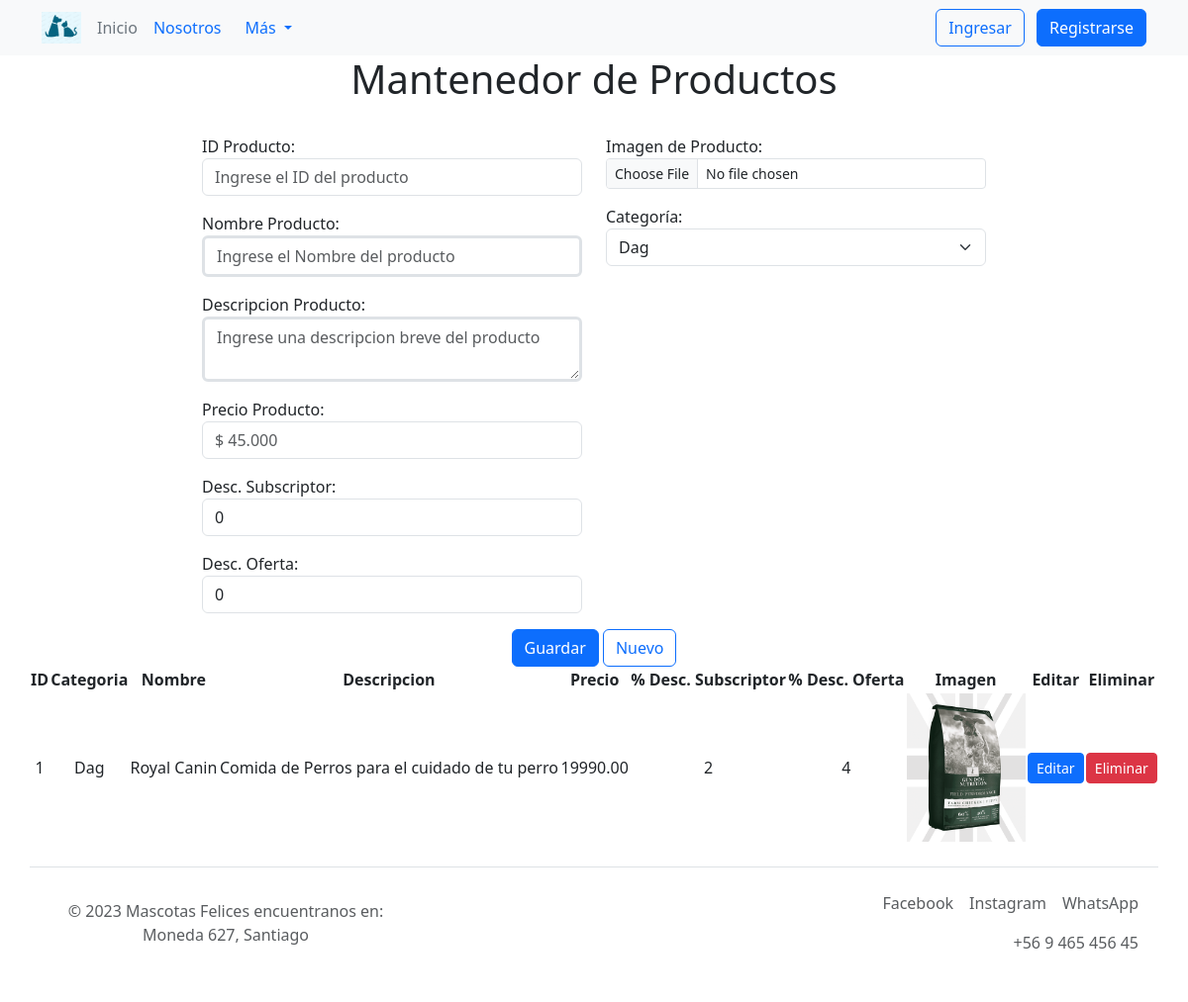
Before: /productos/ins/-1 with the older database file.
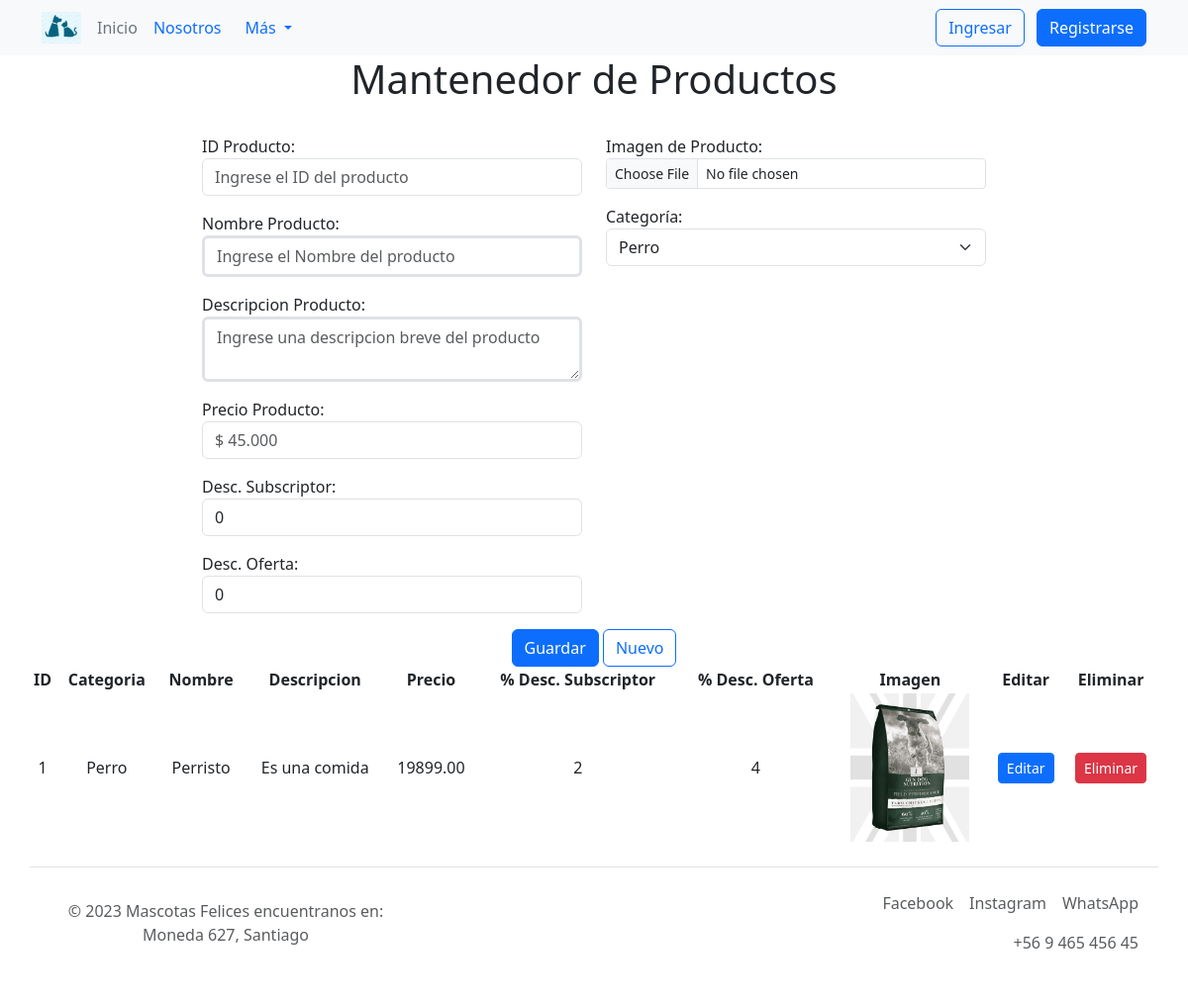
After: the same page with the newer database file.
### core/models.py (models this page shows, shortened)
class Producto(models.Model):
    idProducto = models.CharField(max_length=6, primary_key=True, verbose_name="ID Producto")
    nombreProducto = models.CharField(max_length=80, blank=False, null=False, verbose_name="Nombre Producto")
    descripcionProducto = models.CharField(max_length=80, null=True, blank=True, verbose_name="Descripcion Producto")
    precioProducto = models.DecimalField(max_digits=10, decimal_places=2, verbose_name="Precio Producto")
    descuento_subscriptor = models.IntegerField(default=0, validators=[MinValueValidator(0), MaxValueValidator(100)], verbose_name="Desc. Subscriptor")
    descuento_oferta = models.IntegerField(default=0, validators=[MinValueValidator(0), MaxValueValidator(100)], verbose_name="Desc. Oferta")
    imagenProducto = models.ImageField(upload_to="images/", default="sinfoto.jpg", null=False, blank=False, verbose_name="Imagen Producto")
    categoriaProducto = models.ForeignKey(CategoriaProducto, on_delete=models.DO_NOTHING, verbose_name="Categoria Producto")

class CategoriaProducto(models.Model):
    idCategoria = models.IntegerField(primary_key=True, verbose_name="Id de categoría")
    nombreCategoria = models.CharField(max_length=80, blank=False, null=False, verbose_name="Nombre de la categoría")
    def __str__(self):
        return self.nombreCategoria

### core/views.py (the view, shortened to what this page needs)
def productos(request, action, id):
    data = {'titulo': 'Admin. Productos',
            "mesg": "",
            "form": ProductoForm,
            "action": action,
            "id": id}
    if action == 'ins':
        if request.method == "POST":
            form = ProductoForm(request.POST, request.FILES)
            if form.is_valid:
                try:
                    form.save()
                    data["mesg"] = "¡El Producto fue creado correctamente!"
                except:
                    data["mesg"] = "¡No se pueden crear dos productos con el mismo id!"
    data["list"] = Producto.objects.all().order_by('idProducto')
    return render(request, 'core/productos.html',data)

### core/templates/core/productos.html (shortened to what this page needs)
{% extends 'core/base.html' %}
{% load static %}
{% block content %}
<h1 class="container">Mantenedor de Productos</h1>
<br><br>
{% if form %}
<form class="row g-4" method="POST" action="" enctype="multipart/form-data" id="formulario1">
  <div class="container-fluid">
    <div class="row justify-content-center">
      <div class="col-sm-12 col-md-4 col-lg-4">
        <div class="col mb-3">
          {{ form.idProducto.label_tag }}
          {{ form.idProducto }}
        </div>
        <div class="col mb-3">
          {{ form.nombreProducto.label_tag }}
          {{ form.nombreProducto }}
        </div>
        <div class="col mb-3">
          {{ form.descripcionProducto.label_tag }}
          {{ form.descripcionProducto }}
        </div>
        <div class="col mb-3">
          {{ form.precioProducto.label_tag }}
          {{ form.precioProducto }}
        </div>
        <div class="col mb-3">
          {{ form.descuento_subscriptor.label_tag }}
          {{ form.descuento_subscriptor }}
        </div>
        <div class="col mb-3">
          {{ form.descuento_oferta.label_tag }}
          {{ form.descuento_oferta }}
        </div>
      </div>
      <div class="col-sm-12 col-md-4 col-lg-4">
        <div class="col mb-3">
          {{ form.imagenProducto.label_tag }}
          {{ form.imagenProducto }}
        </div>
        <div class="col mb-3">
          {{ form.categoriaProducto.label_tag }}
          {{ form.categoriaProducto }}
        </div>
      </div>
    <div class="row" id="botones">
      <div class="col text-center">
        <input type="submit" class="btn btn-primary" id="id_guardar" value="Guardar">
        <a class="btn btn-outline-primary" href="{% url 'productos' 'ins' -1 %}">Nuevo</a>
      </div>
    </div>
  </div>
</form>
{% endif %}
{% if list %}
<table class="container">
  <thead>
    <tr>
        <th>ID</th>
        <th>Categoria</th>
        <th>Nombre</th>
        <th>Descripcion</th>
        <th>Precio</th>
        <th>% Desc. Subscriptor</th>
        <th>% Desc. Oferta</th>
        <th>Imagen</th>
        <th>Editar</th>
        <th>Eliminar</th>
    </tr>
  </thead>
  <tbody>
    {% for producto in list %}
    <tr>
        <td>{{ producto.idProducto }}</td>
        <td>{{ producto.categoriaProducto }}</td>
        <td>{{ producto.nombreProducto }}</td>
        <td>{{ producto.descripcionProducto }}</td>
        <td>{{ producto.precioProducto }}</td>
        <td>{{ producto.descuento_subscriptor }}</td>
        <td>{{ producto.descuento_oferta }}</td>
        <td><img src="/media/{{ producto.imagenProducto }}" style="height: 150px;" alt=""></td>
        <td><a href="{% url 'productos' 'upd' producto.idProducto %}"
            class="btn btn-primary btn-sm">Editar</a></td>
        <td><a href="{% url 'productos' 'del' producto.idProducto %}"
            class="btn btn-danger btn-sm">Eliminar</a></td>
    </tr>
    {% endfor %}
  </tbody>
</table>
{% endif %}
{% endblock %}

Changed rows visible on the page:
changed Producto id 1: categoriaProducto "Dag" → "Perro"; nombreProducto "Royal Canin" → "Perristo"; descripcionProducto "Comida de Perros para el cuidado de tu perro" → "Es una comida"; precioProducto "19990.00" → "19899.00"
Other visible differences:
form field categoriaProducto: "Dag" → "Perro"
